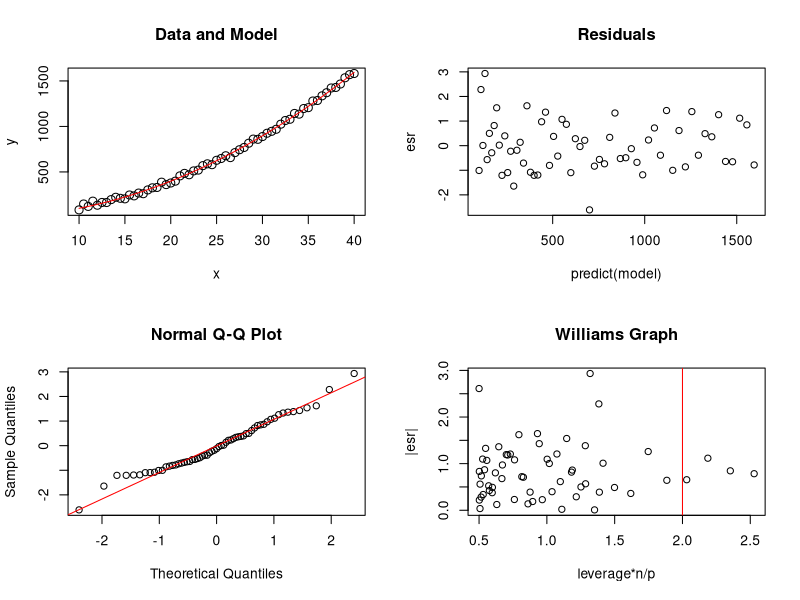
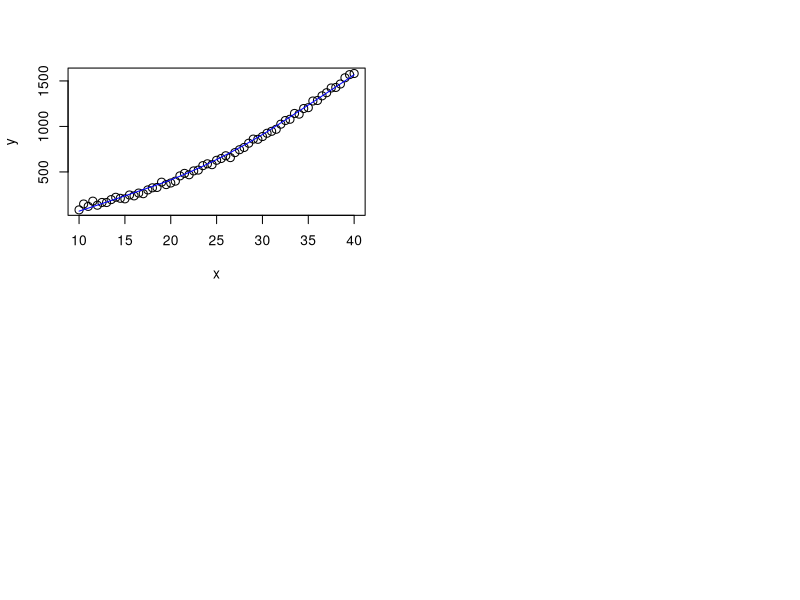

The R source for these figures, in order: (Note: this script raises an error after producing the figures.)
#-----------------------------------------------#
#--- Graphing Linear Regression Results in R ---#
#-----------------------------------------------#

# Here is a very basic regression example, generating four useful plots

# Let's make up some data with normal errors
x = seq(10,40,0.5)
y_ideal = x^2
N = length(x)
sd = 20
y = rnorm(N,y_ideal,sd)  # rnorm(n,mean,sd)

# perform the linear regression
model = lm(y~I(x^2))  # I(x^2) means include the x^2 term (only) in the model
summary(model)

# Now generate a series of four plots about the data and model
par(mfrow=c(2,2))

# plot the data and the best fit model
plot(y ~ x, cex = 1.3, main = "Data and Model")  
#now add the model line to the plot
lines(x, predict(model), col = "red")

# plot the residuals
library(MASS)  #for the studres function
esr = studres(model) # externally studentized residuals (from MASS library)
plot(esr~predict(model), main = "Residuals")

# Normal Probability Plot
qqnorm(esr)
qqline(esr, col = "red")

# Let's create a Williams Graph
norm_leverage = (length(esr)/2)*hatvalues(model)
plot(abs(esr) ~ norm_leverage, xlab = "leverage*n/p", ylab = "|esr|", main ="Williams Graph")

# add the critical lines to the Williams Graph
N = length(esr)
p = length(model$coefficients)
alpha = 0.01
tinv = qt(alpha/2/N,N-p-1)
Grubbs_crit = (N-1)/sqrt(N)*sqrt(tinv^2/(N-3+tinv^2))
abline(h=Grubbs_crit, col="red") # draw a red horizontal line at Gcrit
abline(v=2, col="red") # draw a red vertical line at 2






# More on plotting

plot(y ~ x, cex = 1.3)  # cex = 1.3 makes the data points 1.3X bigger

# bonus topic: LOWESS = Locally Weighted Scatterplot Smoothing
# this creates a nonparametric "smooth" line through the data
# it is usefull for seeing trends in the data (before modeling)
lines(lowess(x,y), col="blue")

# here is an enhanced plotting function, where the LOWESS line and/or
# a straight regression line can be automatically plotted as well
library(car)
scatterplot(y ~ x, smoother="FALSE", reg.line="FALSE")

# Other plotting systems in R are lattice and ggplot
